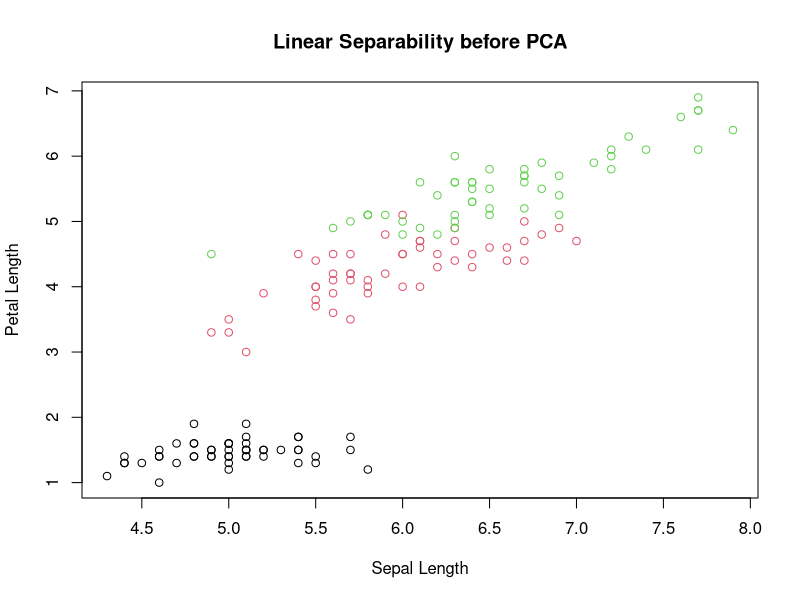
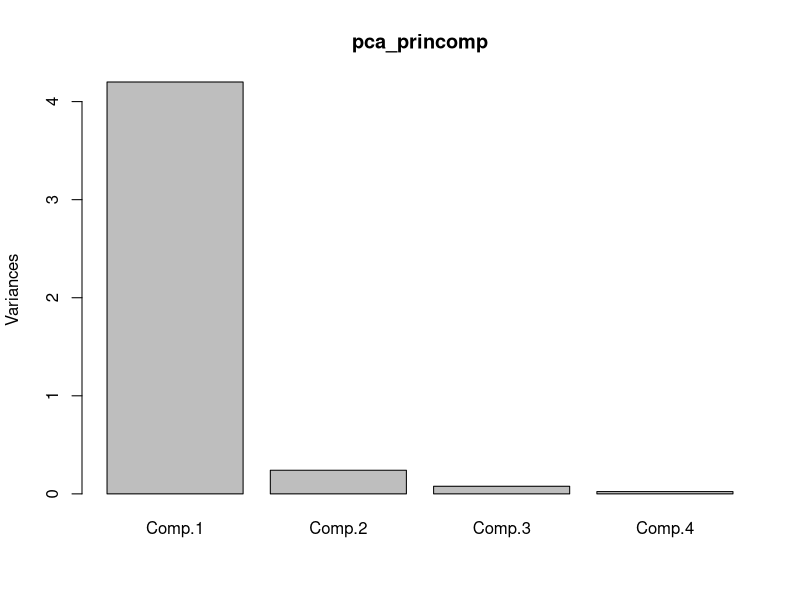
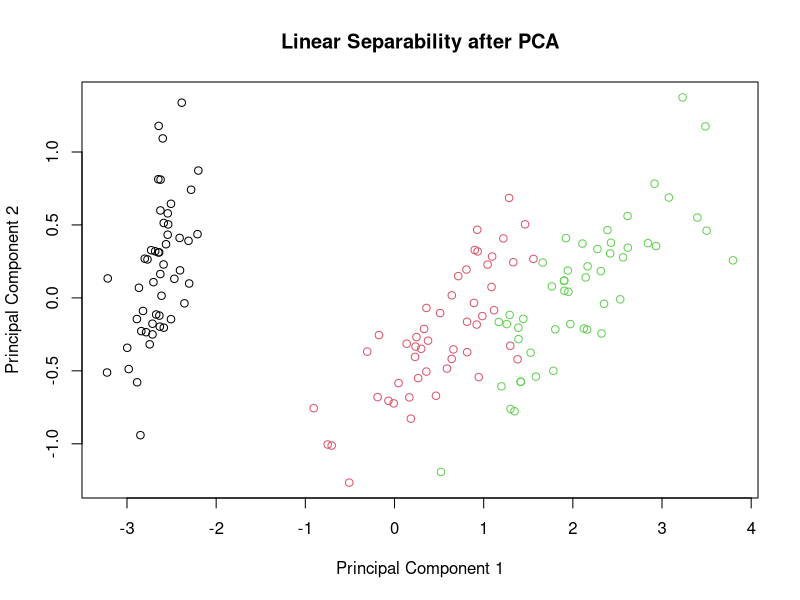
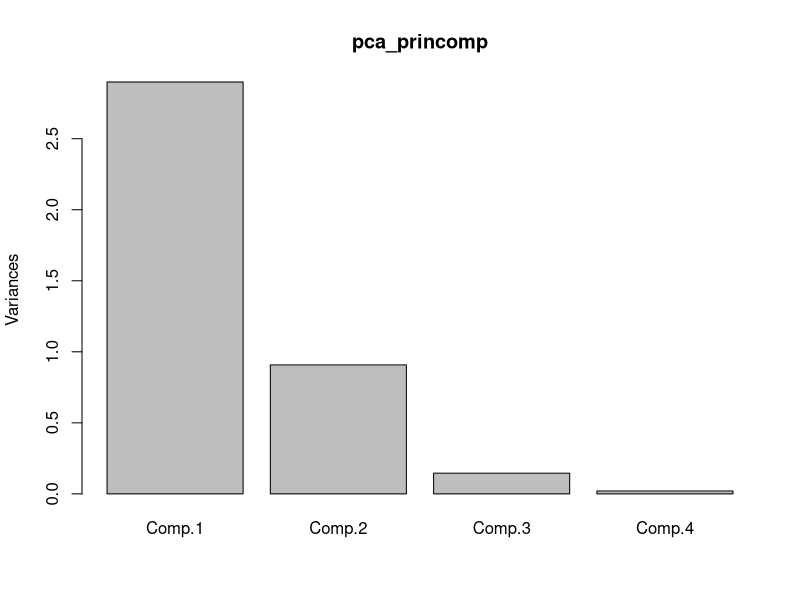
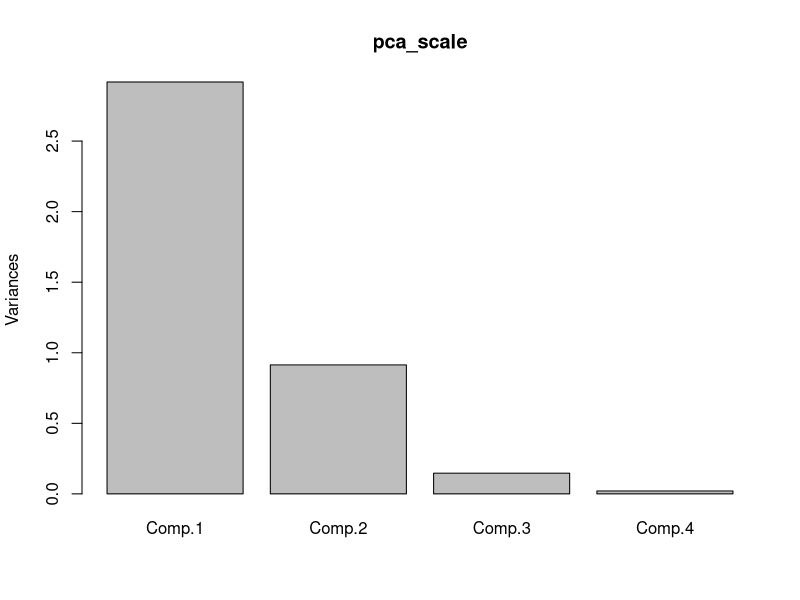
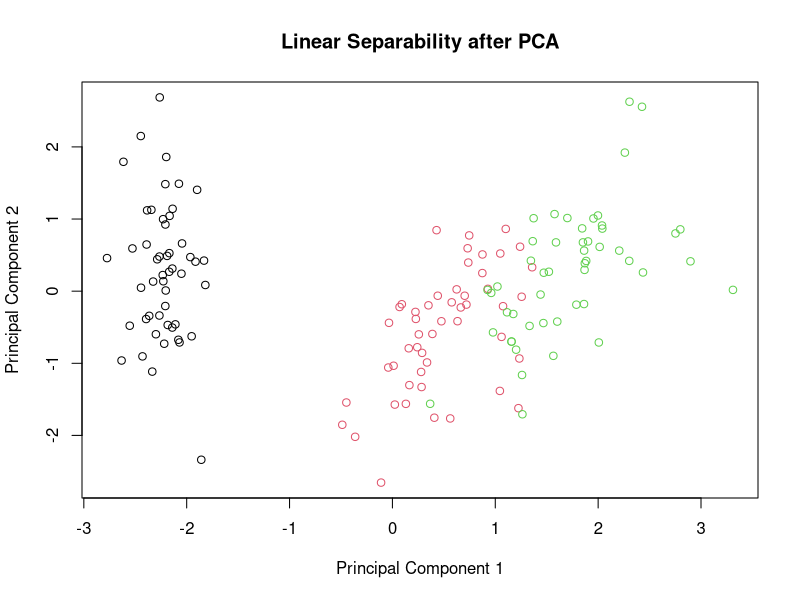
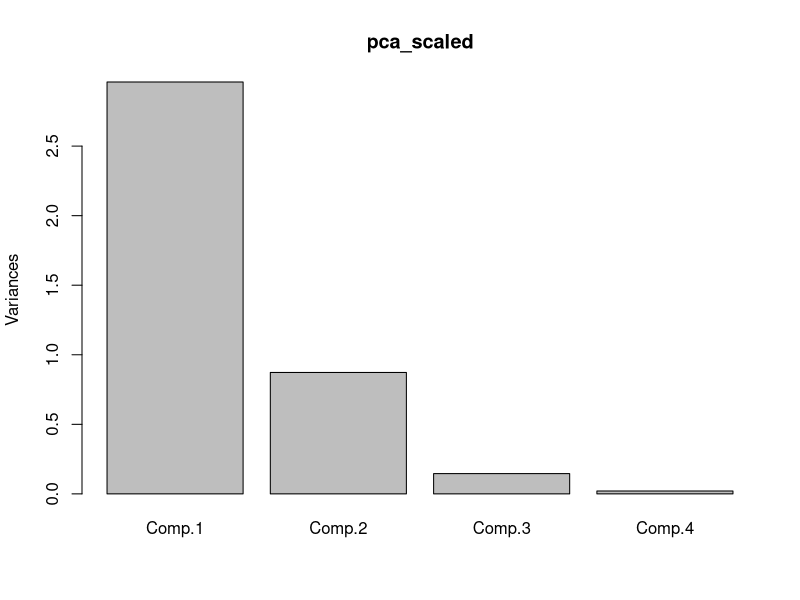

Generate these figures, in order, with R:
## ---- chunk 1

rm(list = ls(all=TRUE))

## ---- chunk 2
iris_data <- iris

## ---- chunk 3

str(iris_data)

summary(iris_data)

## ---- chunk 4

library(nnet)

multinom_model = multinom(Species~., data = iris_data )


pred_results = multinom_model$fitted.values
pred_results

actl_results = iris_data$Species
actl_results

results = data.frame("pred_spec" = colnames(pred_results)[apply(pred_results,1,function(x) which(x==max(x)))], 
                     "act_spec" = iris_data$Species)

table(results)


## ---- chunk 5

# Using lapply() function we apply the var() function on each of the variables excluding the target

lapply(iris_data[, -5], var)

# Plot the data points on the axes with the highest variances

plot(iris_data$Sepal.Length, iris_data$Petal.Length, col = iris_data$Species, xlab = "Sepal Length", ylab = "Petal Length",
    main = "Linear Separability before PCA")



## ---- chunk 6

# don't get confused, cov(x,x) = var(x)

cov_mat <- cov(iris_data[ , -5])

## ---- chunk 7

print(cov_mat)

## ---- chunk 8

# storing the eigen vectors in the eigen_vec variable

eigen_vec <- eigen(cov_mat)$vectors

print(eigen_vec)

## ---- chunk 9

# Original datapoints projected to the Principal Components

# "%*%" operator is a matrix multiplier

pca_mat <- as.matrix(iris_data[, -5]) %*% as.matrix(eigen_vec)

## ---- chunk 10

# Add the Species column back to the data frame

pca_df <- cbind(as.data.frame(pca_mat), iris_data$Species)

# Change the colnames to "Species"

colnames(pca_df)[5] <- c("Species")


## ---- chunk 11

reg_mod_2 = multinom(Species~., data = pca_df )


pred_results_2 = reg_mod_2$fitted.values


actl_results_2 = pca_df$Species


results_pca = data.frame("pred_spec" = colnames(pred_results_2)[apply(pred_results_2,1,function(x) which(x==max(x)))], 
                     "act_spec" = pca_df$Species)

table(results_pca)
## ---- chunk 12

pca_princomp <- princomp(iris_data[,-c(5)]) # except species run pca on other fields

summary(pca_princomp)
pca_princomp$loadings
head(pca_princomp$scores)
plot(pca_princomp)


iris_pca_data = data.frame(pca_princomp$scores, Species = iris_data$Species)

plot(iris_pca_data$Comp.1, iris_pca_data$Comp.2, col = iris_pca_data$Species, xlab = "Principal Component 1", ylab = "Principal Component 2",  main = "Linear Separability after PCA")

reg_mod_3 = multinom(Species~., data = iris_pca_data )

pred_results_3 = reg_mod_3$fitted.values


actl_results_3 = iris_pca_data$Species


results_prcom = data.frame("pred_spec" = colnames(pred_results_3)[apply(pred_results_3,1,function(x) which(x==max(x)))], 
                     "act_spec" = iris_pca_data$Species)

table(results_prcom)

## ---- chunk 13
norm_iris_data = scale(iris_data[,-c(5)])
head(norm_iris_data)
pca_princomp <- princomp(norm_iris_data) # except species run pca on other fields

summary(pca_princomp)

pca_princomp$loadings
head(pca_princomp$scores)
plot(pca_princomp)

norm_iris_pca_data = data.frame(pca_princomp$scores, Species = iris_data$Species)

# plot(norm_iris_data$Comp.1, norm_iris_data$Comp.2, col = norm_iris_data$Species, xlab = "Principal Component 1", ylab = "Principal Component 2",  main = "Linear Separability after PCA")


reg_mod_3 = multinom(Species~., data = norm_iris_pca_data )

pred_results_3 = reg_mod_3$fitted.values


actl_results_3 = norm_iris_pca_data$Species


results_prcom = data.frame("pred_spec" = colnames(pred_results_3)[apply(pred_results_3,1,function(x) which(x==max(x)))], 
                     "act_spec" = norm_iris_pca_data$Species)

table(results_prcom)
## ---- chunk 14

pca_scale <- princomp(iris_data[,-c(5)],cor = T)

plot(pca_scale)

iris_pca_Scale_data = data.frame(pca_scale$scores, Species = iris_data$Species)

plot(iris_pca_Scale_data$Comp.1, iris_pca_Scale_data$Comp.2, col = iris_pca_Scale_data$Species, xlab = "Principal Component 1", ylab = "Principal Component 2",  main = "Linear Separability after PCA")


reg_mod_4 = multinom(Species~., data = iris_pca_Scale_data )

pred_results_4 = reg_mod_4$fitted.values


actl_results_4 = iris_pca_Scale_data$Species


results_prcom = data.frame("pred_spec" = colnames(pred_results_4)[apply(pred_results_4,1,function(x) which(x==max(x)))], 
                     "act_spec" = iris_pca_Scale_data$Species)

table(results_prcom)

## ---- chunk 15

set.seed(420)

train_rows <- sample(1:nrow(iris_data), 0.8*nrow(iris_data))

train_data <- iris_data[train_rows, ]

test_data <- iris_data[-train_rows, ]

## ---- chunk 16

pca_scaled <- princomp(train_data[, !(names(train_data) %in% c("Species"))], cor = T)

head(pca_scaled$scores)

#pca_scaled <- prcomp(train_data[, !(names(train_data) %in% c("Species"))], center = T, scale. = T)

#head(pca_scaled$x)
## ---- chunk 17

plot(pca_scaled)

## ---- chunk 18

train_pca_e <- as.data.frame(predict(pca_scaled, train_data[, !(names(train_data) %in% c("Species"))]))

test_pca_e <- as.data.frame(predict(pca_scaled, test_data[, !(names(train_data) %in% c("Species"))]))

